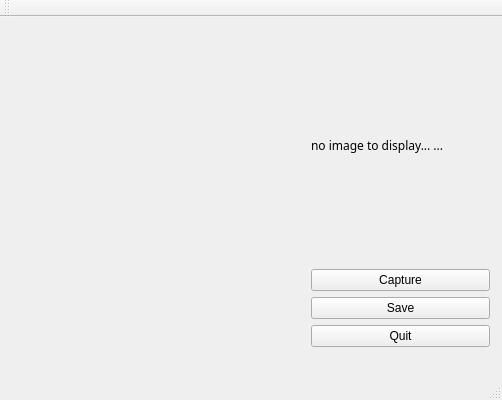
<?xml version="1.0" encoding="UTF-8"?>
<ui version="4.0">
 <class>AttendanceClientClass</class>
 <widget class="QMainWindow" name="AttendanceClientClass">
  <property name="geometry">
   <rect>
    <x>0</x>
    <y>0</y>
    <width>502</width>
    <height>400</height>
   </rect>
  </property>
  <property name="windowTitle">
   <string>AttendanceClient</string>
  </property>
  <widget class="QWidget" name="centralWidget">
   <widget class="QWidget" name="horizontalLayoutWidget">
    <property name="geometry">
     <rect>
      <x>0</x>
      <y>0</y>
      <width>301</width>
      <height>341</height>
     </rect>
    </property>
    <layout class="QHBoxLayout" name="ImageView"/>
   </widget>
   <widget class="QWidget" name="verticalLayoutWidget">
    <property name="geometry">
     <rect>
      <x>300</x>
      <y>0</y>
      <width>201</width>
      <height>341</height>
     </rect>
    </property>
    <layout class="QVBoxLayout" name="verticalLayout">
     <item>
      <widget class="QLabel" name="ImageCapture">
       <property name="font">
        <font>
         <family>微软雅黑</family>
        </font>
       </property>
       <property name="text">
        <string>no image to display... ...</string>
       </property>
      </widget>
     </item>
     <item>
      <widget class="QPushButton" name="btnCapture">
       <property name="text">
        <string>Capture</string>
       </property>
      </widget>
     </item>
     <item>
      <widget class="QPushButton" name="btnSave">
       <property name="text">
        <string>Save</string>
       </property>
      </widget>
     </item>
     <item>
      <widget class="QPushButton" name="btnQuit">
       <property name="text">
        <string>Quit</string>
       </property>
      </widget>
     </item>
    </layout>
   </widget>
  </widget>
  <widget class="QMenuBar" name="menuBar">
   <property name="geometry">
    <rect>
     <x>0</x>
     <y>0</y>
     <width>502</width>
     <height>23</height>
    </rect>
   </property>
  </widget>
  <widget class="QToolBar" name="mainToolBar">
   <attribute name="toolBarArea">
    <enum>TopToolBarArea</enum>
   </attribute>
   <attribute name="toolBarBreak">
    <bool>false</bool>
   </attribute>
  </widget>
  <widget class="QStatusBar" name="statusBar"/>
 </widget>
 <layoutdefault spacing="6" margin="11"/>
 <resources>
  <include location="AttendanceClient.qrc"/>
 </resources>
 <connections/>
</ui>
